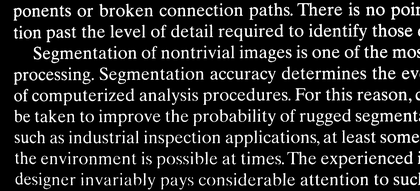
%> input picture image processing/EGCO486_LAB09_364/EGCO486_LAB09_364/text_image.tif, 420 x 191 px, shrunk from 2018 x 918 before the run
$ octave Program.m   (GNU Octave 9; MATLAB toolbox functions it lacks are replaced by stand-ins)
%> lines starting %> are read from the running program, lines starting %| are printed output that depends on the picture; in (x1, y1, x2, y2) boxes, pixels count from 0 and x2, y2 are one past the last pixel; in counts of white or black regions, pixels touching at a corner belong together; the program's own positions count from 1
### image processing/EGCO486_LAB09_364/EGCO486_LAB09_364/Myerosion.m
function [ output ] = Myerosion( img )

    mask=[1,1,1;1,1,1;1,1,1];
    [m,n]=size(img);
    padImg=padarray(img,[1,1],0,'both');
    for i=2:m
        for j=2:n
            if(padImg(i,j)==1)
                if(padImg(i-1,j-1)*mask(1,1)==0||padImg(i,j-1)*mask(1,2)==0||padImg(i+1,j-1)*mask(1,3)==0||padImg(i-1,j)*mask(2,1)==0||padImg(i,j)*mask(2,2)==0||padImg(i+1,j)*mask(2,3)==0||padImg(i-1,j+1)*mask(3,1)==0||padImg(i,j+1)*mask(3,2)==0||padImg(i+1,j+1)*mask(3,3)==0)
                    output(i,j)=0;
                else
                    output(i,j)=img(i,j);
                end
            end
        end
    end
%     output=im2bw(output);
end

### image processing/EGCO486_LAB09_364/EGCO486_LAB09_364/Mydilate.m
function [ output ] = Mydilate( img )
    img=im2bw(img);
    output=img;
    mask=[1,1,1;1,1,1;1,1,1];
    [m,n]=size(img);
    padImg=padarray(img,[1,1],0,'both');
    for i=2:m
        for j=2:n
            if(padImg(i,j)==1)
                if(padImg(i-1,j-1)+mask(1,1)>=1)
                    output(i-1,j-1)=1;
                end
                if(padImg(i,j-1)+mask(1,2)>=1)
                    output(i,j-1)=1;
                end
                if(padImg(i+1,j-1)+mask(1,3)>=1)
                    output(i+1,j-1)=1;
                end
                if(padImg(i-1,j)+mask(2,1)>=1)
                    output(i-1,j)=1;
                end
                if(padImg(i,j)+mask(2,2)>=1)
                    output(i,j)=1;
                end
                if(padImg(i+1,j)+mask(2,3)>=1)
                    output(i+1,j)=1;
                end
                if(padImg(i-1,j+1)+mask(3,1)>=1)
                    output(i-1,j+1)=1;
                end
                if(padImg(i,j+1)+mask(3,2)>=1)
                    output(i,j+1)=1;
                end
                if(padImg(i+1,j+1)+mask(3,3)>=1)
                    output(i+1,j+1)=1;
                end
            end
        end
    end
%     output=im2bw(output);

end

### image processing/EGCO486_LAB09_364/EGCO486_LAB09_364/Myclosing.m
function [ output,output2 ] = Myclosing( img )

    output=Mydilate(img);
    output2=Myerosion(output);

end

### image processing/EGCO486_LAB09_364/EGCO486_LAB09_364/Myopening.m
function [ output,output2 ] = Myopening( img )

    output=Myerosion(img);
    output2=Mydilate(output);

end

### image processing/EGCO486_LAB09_364/EGCO486_LAB09_364/Program.m
img1=imread('text_image.tif');
%> img1 is the input picture: size 191x420 uint8; min 0, max 255, mean 36.8
output1=Myerosion(img1);
figure;
subplot(2,1,1);imshow(img1,[]);title('input image');
subplot(2,1,2);imshow(output1,[]);title('output image');

img2=imread('text-gaps_1_pixel.tif');
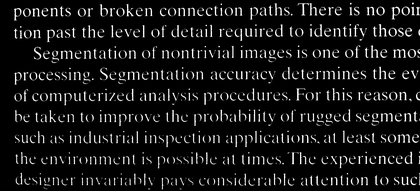
%> input picture image processing/EGCO486_LAB09_364/EGCO486_LAB09_364/text-gaps_1_pixel.tif, 420 x 191 px, shrunk from 2017 x 917 before the run
%> img2 is the input picture: size 191x420 uint8; min 0, max 255, mean 22.9
output2=Mydilate(img2);
%> in Mydilate, `img=im2bw(img);`:
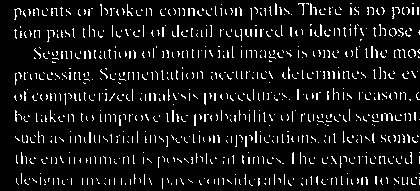
%> img: size 191x420 logical; 8% white in thin lines or dots
%> in Mydilate, `padImg=padarray(img,[1,1],0,'both');`: padImg: size 193x422 logical; 7.9% white in thin lines or dots
%> after the loop in Mydilate, `for i=2:m`: output: size 191x421 logical; 28.9% white; 486 white regions (118 under 20 px), largest, box (x1, y1, x2, y2) and area: (368, 113, 403, 128) 262, (394, 49, 421, 60) 232, (235, 131, 259, 149) 223
figure;
subplot(2,1,1);imshow(img2,[]);title('input image');
subplot(2,1,2);imshow(output2,[]);title('output image');

img3=imread('noisy_fingerprint.tif');
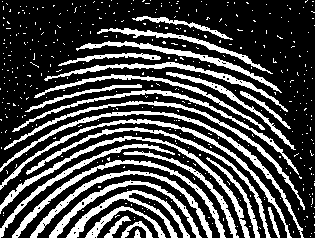
%> input picture image processing/EGCO486_LAB09_364/EGCO486_LAB09_364/noisy_fingerprint.tif, 315 x 238 px
%> img3: size 238x315 logical; 28.5% white; 414 white regions (387 under 20 px), largest, box (x1, y1, x2, y2) and area: (0, 111, 304, 238) 1388, (0, 136, 250, 238) 1372, (0, 119, 292, 238) 1337
[output3,output4]=Myopening(img3);
%> in Myerosion (call 2), `padImg=padarray(img,[1,1],0,'both');`: padImg: size 240x317 logical; 28.1% white; 414 white regions (387 under 20 px), largest, box (x1, y1, x2, y2) and area: (1, 112, 305, 239) 1388, (1, 137, 251, 239) 1372, (1, 120, 293, 239) 1337
%> after the loop in Myerosion (call 2), `for i=2:m`: output: size 238x315 double; values 0 (black) and 1 (white), 8.8% white in thin lines or dots, all inside (x1, y1, x2, y2) = (2, 18, 303, 238)
%> in Mydilate (call 2), `padImg=padarray(img,[1,1],0,'both');`: padImg: size 240x317 logical; 8.7% white in thin lines or dots, all inside (x1, y1, x2, y2) = (3, 19, 304, 239)
%> after the loop in Mydilate (call 2), `for i=2:m`:
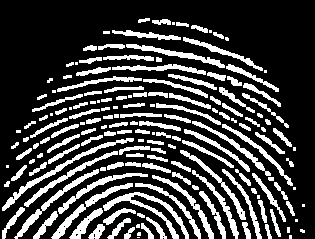
%> output: size 239x315 logical; 25% white; 166 white regions (32 under 20 px), largest, box (x1, y1, x2, y2) and area: (103, 192, 189, 239) 770, (2, 138, 134, 211) 673, (51, 183, 133, 239) 569
figure;
subplot(2,2,1);imshow(img3,[]);title('input image');
subplot(2,2,2);imshow(output3,[]);title('eroded image');
subplot(2,2,3);imshow(output4,[]);title('opening image');

[output5,output6]=Myclosing(output4);
%> in Mydilate (call 3), `padImg=padarray(img,[1,1],0,'both');`: padImg: size 241x317 logical; 24.6% white; 166 white regions (32 under 20 px), largest, box (x1, y1, x2, y2) and area: (104, 193, 190, 240) 770, (3, 139, 135, 212) 673, (52, 184, 134, 240) 569
%> after the loop in Mydilate (call 3), `for i=2:m`:
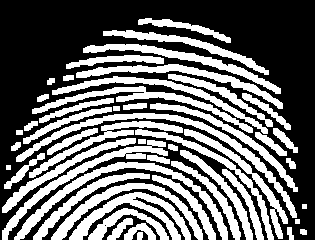
%> output: size 240x315 logical; 42.1% white; 51 white regions, largest, box (x1, y1, x2, y2) and area: (16, 113, 297, 218) 2073, (14, 162, 228, 240) 1964, (69, 192, 191, 240) 1655
%> in Myerosion (call 3), `padImg=padarray(img,[1,1],0,'both');`:
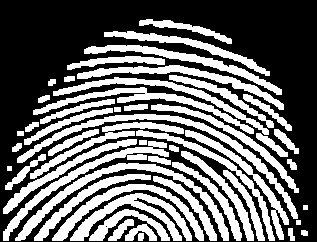
%> padImg: size 242x317 logical; 41.5% white; 51 white regions, largest, box (x1, y1, x2, y2) and area: (17, 114, 298, 219) 2073, (15, 163, 229, 241) 1964, (70, 193, 192, 241) 1655
%> after the loop in Myerosion (call 3), `for i=2:m`:
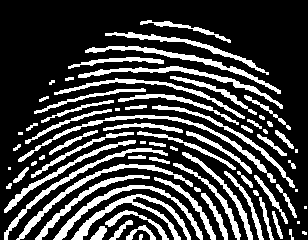
%> output: size 240x308 double; values 0 (black) and 1 (white), 25.8% white; 74 white regions (10 under 20 px), largest, box (x1, y1, x2, y2) and area: (18, 115, 276, 183) 1082, (71, 194, 191, 240) 1063, (53, 185, 203, 240) 952
figure;
subplot(2,2,1);imshow(output4,[]);title('opened image');
subplot(2,2,2);imshow(output5,[]);title('dilate image');
subplot(2,2,3);imshow(output6,[]);title('closing image');
